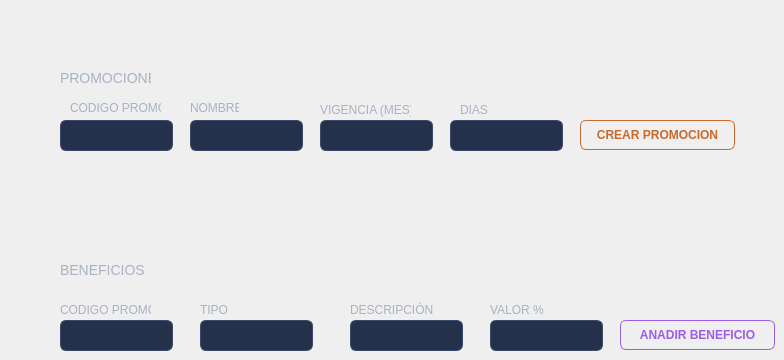
      <widget class="QWidget" name="tab">
       <attribute name="title">
        <string>PROMOCIONES Y BENEFICIOS</string>
       </attribute>
       <widget class="QLineEdit" name="txtPromoCodigo">
        <property name="geometry">
         <rect>
          <x>60</x>
          <y>120</y>
          <width>113</width>
          <height>31</height>
         </rect>
        </property>
        <property name="styleSheet">
         <string notr="true">QLineEdit {
    background-color: #25314A;
    border: 1px solid #3A4A6B;
    border-radius: 6px;
    padding: 6px 10px;
    color: #F1FAEE;
    font-family: &quot;Montserrat&quot;;
    font-size: 13px;
}
QLineEdit:focus {
    border: 1px solid #4A6FA5;
}</string>
        </property>
       </widget>
       <widget class="QLineEdit" name="txtPromoNombre">
        <property name="geometry">
         <rect>
          <x>190</x>
          <y>120</y>
          <width>113</width>
          <height>31</height>
         </rect>
        </property>
        <property name="styleSheet">
         <string notr="true">QLineEdit {
    background-color: #25314A;
    border: 1px solid #3A4A6B;
    border-radius: 6px;
    padding: 6px 10px;
    color: #F1FAEE;
    font-family: &quot;Montserrat&quot;;
    font-size: 13px;
}
QLineEdit:focus {
    border: 1px solid #4A6FA5;
}</string>
        </property>
       </widget>
       <widget class="QLineEdit" name="txtPromoVigencia">
        <property name="geometry">
         <rect>
          <x>320</x>
          <y>120</y>
          <width>113</width>
          <height>31</height>
         </rect>
        </property>
        <property name="styleSheet">
         <string notr="true">QLineEdit {
    background-color: #25314A;
    border: 1px solid #3A4A6B;
    border-radius: 6px;
    padding: 6px 10px;
    color: #F1FAEE;
    font-family: &quot;Montserrat&quot;;
    font-size: 13px;
}
QLineEdit:focus {
    border: 1px solid #4A6FA5;
}</string>
        </property>
       </widget>
       <widget class="QLineEdit" name="txtPromoDias">
        <property name="geometry">
         <rect>
          <x>450</x>
          <y>120</y>
          <width>113</width>
          <height>31</height>
         </rect>
        </property>
        <property name="styleSheet">
         <string notr="true">QLineEdit {
    background-color: #25314A;
    border: 1px solid #3A4A6B;
    border-radius: 6px;
    padding: 6px 10px;
    color: #F1FAEE;
    font-family: &quot;Montserrat&quot;;
    font-size: 13px;
}
QLineEdit:focus {
    border: 1px solid #4A6FA5;
}</string>
        </property>
       </widget>
       <widget class="QLabel" name="label_18">
        <property name="geometry">
         <rect>
          <x>70</x>
          <y>100</y>
          <width>91</width>
          <height>16</height>
         </rect>
        </property>
        <property name="styleSheet">
         <string notr="true">font-family: &quot;Montserrat &quot;;
font-size: 12px;
color: #A8B2C1;
background: transparent;</string>
        </property>
        <property name="text">
         <string>CODIGO PROMO</string>
        </property>
       </widget>
       <widget class="QLabel" name="label_19">
        <property name="geometry">
         <rect>
          <x>190</x>
          <y>100</y>
          <width>49</width>
          <height>16</height>
         </rect>
        </property>
        <property name="styleSheet">
         <string notr="true">font-family: &quot;Montserrat &quot;;
font-size: 12px;
color: #A8B2C1;
background: transparent;</string>
        </property>
        <property name="text">
         <string>NOMBRE</string>
        </property>
       </widget>
       <widget class="QLabel" name="label_20">
        <property name="geometry">
         <rect>
          <x>320</x>
          <y>100</y>
          <width>91</width>
          <height>20</height>
         </rect>
        </property>
        <property name="styleSheet">
         <string notr="true">font-family: &quot;Montserrat &quot;;
font-size: 12px;
color: #A8B2C1;
background: transparent;</string>
        </property>
        <property name="text">
         <string>VIGENCIA (MES)</string>
        </property>
       </widget>
       <widget class="QLabel" name="label_21">
        <property name="geometry">
         <rect>
          <x>460</x>
          <y>100</y>
          <width>61</width>
          <height>20</height>
         </rect>
        </property>
        <property name="styleSheet">
         <string notr="true">color: #A8B2C1;
font-size: 12px;
background: transparent;</string>
        </property>
        <property name="text">
         <string>DIAS</string>
        </property>
       </widget>
       <widget class="QPushButton" name="btnCrearPromo">
        <property name="geometry">
         <rect>
          <x>580</x>
          <y>120</y>
          <width>155</width>
          <height>30</height>
         </rect>
        </property>
        <property name="styleSheet">
         <string notr="true">/* CREAR PROMOCION */
QPushButton {
    background-color: transparent;
    color: #c86a2c;
    border: 1px solid #c86a2c;
    border-radius: 6px;
    padding: 8px 16px;
    font-family: &quot;Montserrat SemiBold&quot;;
    font-weight: 600;
    
}
QPushButton:hover {
    background-color: #D4AF37;
    color: #0D1321;
}
QPushButton:pressed {
    background-color: #B8952C;
    border: 1px solid #B8952C;
    color: #0D1321;
}</string>
        </property>
        <property name="text">
         <string>CREAR PROMOCION</string>
        </property>
       </widget>
       <widget class="QLineEdit" name="txtBenCodigoPromo">
        <property name="geometry">
         <rect>
          <x>60</x>
          <y>320</y>
          <width>113</width>
          <height>31</height>
         </rect>
        </property>
        <property name="styleSheet">
         <string notr="true">QLineEdit {
    background-color: #25314A;
    border: 1px solid #3A4A6B;
    border-radius: 6px;
    padding: 6px 10px;
    color: #F1FAEE;
    font-family: &quot;Montserrat&quot;;
    font-size: 13px;
}
QLineEdit:focus {
    border: 1px solid #4A6FA5;
}</string>
        </property>
       </widget>
       <widget class="QLineEdit" name="txtBenDesc">
        <property name="geometry">
         <rect>
          <x>350</x>
          <y>320</y>
          <width>113</width>
          <height>31</height>
         </rect>
        </property>
        <property name="styleSheet">
         <string notr="true">QLineEdit {
    background-color: #25314A;
    border: 1px solid #3A4A6B;
    border-radius: 6px;
    padding: 6px 10px;
    color: #F1FAEE;
    font-family: &quot;Montserrat&quot;;
    font-size: 13px;
}
QLineEdit:focus {
    border: 1px solid #4A6FA5;
}</string>
        </property>
       </widget>
       <widget class="QLineEdit" name="txtBenTipo">
        <property name="geometry">
         <rect>
          <x>200</x>
          <y>320</y>
          <width>113</width>
          <height>31</height>
         </rect>
        </property>
        <property name="styleSheet">
         <string notr="true">QLineEdit {
    background-color: #25314A;
    border: 1px solid #3A4A6B;
    border-radius: 6px;
    padding: 6px 10px;
    color: #F1FAEE;
    font-family: &quot;Montserrat&quot;;
    font-size: 13px;
}
QLineEdit:focus {
    border: 1px solid #4A6FA5;
}</string>
        </property>
       </widget>
       <widget class="QLineEdit" name="txtBenValor">
        <property name="geometry">
         <rect>
          <x>490</x>
          <y>320</y>
          <width>113</width>
          <height>31</height>
         </rect>
        </property>
        <property name="styleSheet">
         <string notr="true">QLineEdit {
    background-color: #25314A;
    border: 1px solid #3A4A6B;
    border-radius: 6px;
    padding: 6px 10px;
    color: #F1FAEE;
    font-family: &quot;Montserrat&quot;;
    font-size: 13px;
}
QLineEdit:focus {
    border: 1px solid #4A6FA5;
}</string>
        </property>
       </widget>
       <widget class="QLabel" name="label_22">
        <property name="geometry">
         <rect>
          <x>60</x>
          <y>300</y>
          <width>91</width>
          <height>20</height>
         </rect>
        </property>
        <property name="styleSheet">
         <string notr="true">color: #A8B2C1;
font-size: 12px;
background: transparent;</string>
        </property>
        <property name="text">
         <string>CODIGO PROMO</string>
        </property>
       </widget>
       <widget class="QLabel" name="label_23">
        <property name="geometry">
         <rect>
          <x>200</x>
          <y>300</y>
          <width>61</width>
          <height>20</height>
         </rect>
        </property>
        <property name="styleSheet">
         <string notr="true">color: #A8B2C1;
font-size: 12px;
background: transparent;</string>
        </property>
        <property name="text">
         <string>TIPO</string>
        </property>
       </widget>
       <widget class="QLabel" name="label_24">
        <property name="geometry">
         <rect>
          <x>350</x>
          <y>300</y>
          <width>111</width>
          <height>20</height>
         </rect>
        </property>
        <property name="styleSheet">
         <string notr="true">font-family: &quot;Montserrat &quot;;
font-size: 12px;
color: #A8B2C1;
background: transparent;</string>
        </property>
        <property name="text">
         <string>DESCRIPCIÓN</string>
        </property>
       </widget>
       <widget class="QLabel" name="label_25">
        <property name="geometry">
         <rect>
          <x>490</x>
          <y>300</y>
          <width>61</width>
          <height>20</height>
         </rect>
        </property>
        <property name="styleSheet">
         <string notr="true">font-family: &quot;Montserrat &quot;;
font-size: 12px;
color: #A8B2C1;
background: transparent;</string>
        </property>
        <property name="text">
         <string>VALOR %</string>
        </property>
       </widget>
       <widget class="QPushButton" name="btnAnadirBeneficio">
        <property name="geometry">
         <rect>
          <x>620</x>
          <y>320</y>
          <width>155</width>
          <height>30</height>
         </rect>
        </property>
        <property name="styleSheet">
         <string notr="true">/* AÑADIR BENEFICIO */
QPushButton {
    background-color: transparent;
    color: #9B5DE5;
    border: 1px solid #9B5DE5;
    border-radius: 6px;
    padding: 8px 16px;
    font-family: &quot;Montserrat SemiBold&quot;;
    font-weight: 600;
}
QPushButton:hover {
    background-color: #9B5DE5;
    color: #F1FAEE;
}
QPushButton:pressed {
    background-color: #7E3FCC;
    border: 1px solid #7E3FCC;
    color: #F1FAEE;
}</string>
        </property>
        <property name="text">
         <string>AÑADIR BENEFICIO</string>
        </property>
       </widget>
       <widget class="QLabel" name="label_26">
        <property name="geometry">
         <rect>
          <x>60</x>
          <y>70</y>
          <width>91</width>
          <height>16</height>
         </rect>
        </property>
        <property name="styleSheet">
         <string notr="true">font-family: &quot;Montserrat &quot;;
font-size: 14px;
color: #A8B2C1;
background: transparent;
font: 900 </string>
        </property>
        <property name="text">
         <string>PROMOCIONES</string>
        </property>
       </widget>
       <widget class="QLabel" name="label_27">
        <property name="geometry">
         <rect>
          <x>60</x>
          <y>260</y>
          <width>91</width>
          <height>20</height>
         </rect>
        </property>
        <property name="styleSheet">
         <string notr="true">font-family: &quot;Montserrat &quot;;
font-size: 14px;
color: #A8B2C1;
background: transparent;
font: 900 </string>
        </property>
        <property name="text">
         <string>BENEFICIOS</string>
        </property>
       </widget>
      </widget>
